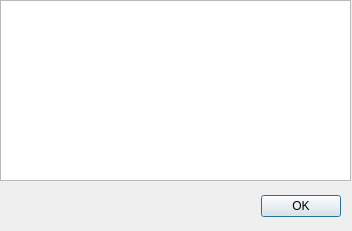
<?xml version="1.0" encoding="UTF-8"?>
<ui version="4.0">
 <class>QBRFileInfoDialog</class>
 <widget class="QDialog" name="QBRFileInfoDialog">
  <property name="geometry">
   <rect>
    <x>0</x>
    <y>0</y>
    <width>352</width>
    <height>231</height>
   </rect>
  </property>
  <property name="windowTitle">
   <string>Dialog</string>
  </property>
  <widget class="QDialogButtonBox" name="buttonBox">
   <property name="geometry">
    <rect>
     <x>130</x>
     <y>190</y>
     <width>211</width>
     <height>32</height>
    </rect>
   </property>
   <property name="orientation">
    <enum>Qt::Horizontal</enum>
   </property>
   <property name="standardButtons">
    <set>QDialogButtonBox::Ok</set>
   </property>
  </widget>
  <widget class="QTableWidget" name="bookInfo">
   <property name="geometry">
    <rect>
     <x>0</x>
     <y>0</y>
     <width>351</width>
     <height>181</height>
    </rect>
   </property>
  </widget>
 </widget>
 <resources/>
 <connections>
  <connection>
   <sender>buttonBox</sender>
   <signal>accepted()</signal>
   <receiver>QBRFileInfoDialog</receiver>
   <slot>accept()</slot>
   <hints>
    <hint type="sourcelabel">
     <x>248</x>
     <y>254</y>
    </hint>
    <hint type="destinationlabel">
     <x>157</x>
     <y>274</y>
    </hint>
   </hints>
  </connection>
  <connection>
   <sender>buttonBox</sender>
   <signal>rejected()</signal>
   <receiver>QBRFileInfoDialog</receiver>
   <slot>reject()</slot>
   <hints>
    <hint type="sourcelabel">
     <x>316</x>
     <y>260</y>
    </hint>
    <hint type="destinationlabel">
     <x>286</x>
     <y>274</y>
    </hint>
   </hints>
  </connection>
 </connections>
</ui>
